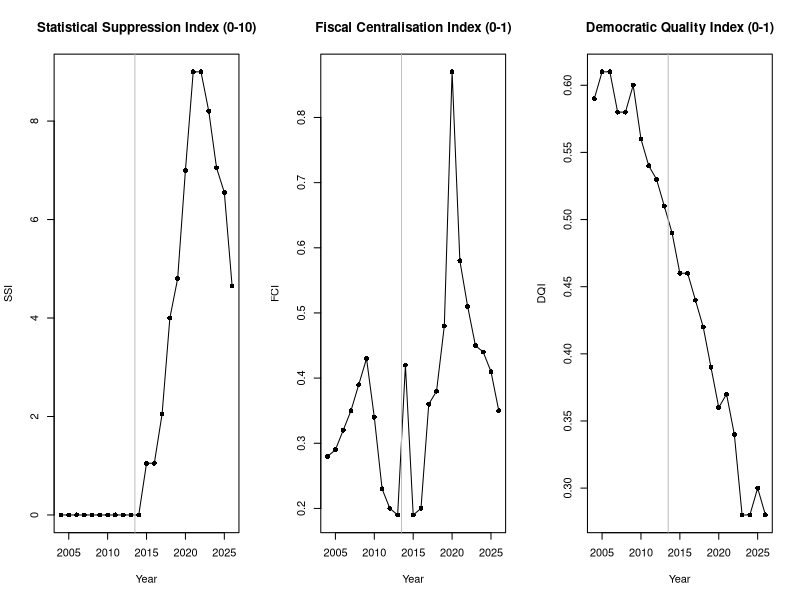

Source code (R):
# Replication code (R) for "Some Perspective: India's Political Economy, 2004-2026".
# Author: Dr. Varna Sri Raman. Licence: CC BY 4.0.
#
# Reads data/SP_masterdataset.csv, prints the UPA (2004-2013) and NDA
# (2014-2026) averages for each measure in the cross-era scorecard with the
# verdict on each, and draws the three constructed indices. Base R only; run
# from the repository root:  Rscript replication_code.R
#
# The indices themselves are computed by data/compute_indices.py, and
# replication_code.py confirms the CSV columns equal a fresh computation.
# Averages use the years with a published figure only.
#
# Employment elasticity is not computed here. The site reports published
# estimates (technical appendix A5): 0.01 for 2004-05 to 2009-10 (RBI Working
# Paper 06/2014, Table 4), 0.01 for 2011-16 and 1.11 for 2017-23 (Ghosh and
# Roy Bardhan, ORF Expert Speak, 2 October 2024).

data <- read.csv("data/SP_masterdataset.csv", stringsAsFactors = FALSE)

scorecard <- data.frame(
  column = c("GDP_Growth", "CPI_Inflation", "Fiscal_Deficit_Pct_GDP",
             "Top_1pct_Income_Share", "Bottom_50pct_Share", "Press_Freedom_Rank",
             "SSI", "FCI", "DQI"),
  label = c("GDP growth (%)", "CPI inflation (%)", "Fiscal deficit (% of GDP)",
            "Top 1% income share (%)", "Bottom 50% income share (%)",
            "Press freedom rank (of 180)", "Statistical Suppression Index",
            "Fiscal Centralisation Index", "Democratic Quality Index"),
  high_is_worse = c(FALSE, TRUE, TRUE, TRUE, FALSE, TRUE, TRUE, TRUE, FALSE),
  stringsAsFactors = FALSE
)

upa <- data[data$Period == "UPA", ]
nda <- data[data$Period == "NDA", ]

scorecard$upa <- sapply(scorecard$column, function(c) mean(upa[[c]], na.rm = TRUE))
scorecard$nda <- sapply(scorecard$column, function(c) mean(nda[[c]], na.rm = TRUE))
scorecard$nda_worse <- ifelse(scorecard$high_is_worse,
                              scorecard$nda > scorecard$upa,
                              scorecard$nda < scorecard$upa)

print(scorecard[, c("label", "upa", "nda", "nda_worse")], digits = 4, row.names = FALSE)
cat(sprintf("\nNDA period worse on %d of %d comparable measures.\n",
            sum(scorecard$nda_worse), nrow(scorecard)))

png("replication_indices_R.png", width = 1500, height = 420)
par(mfrow = c(1, 3))
titles <- c(SSI = "Statistical Suppression Index (0-10)",
            FCI = "Fiscal Centralisation Index (0-1)",
            DQI = "Democratic Quality Index (0-1)")
for (ix in names(titles)) {
  plot(data$Year, data[[ix]], type = "o", pch = 16, xlab = "Year", ylab = ix,
       main = titles[[ix]])
  abline(v = 2013.5, col = "grey")
}
invisible(dev.off())
cat("Wrote replication_indices_R.png\n")
